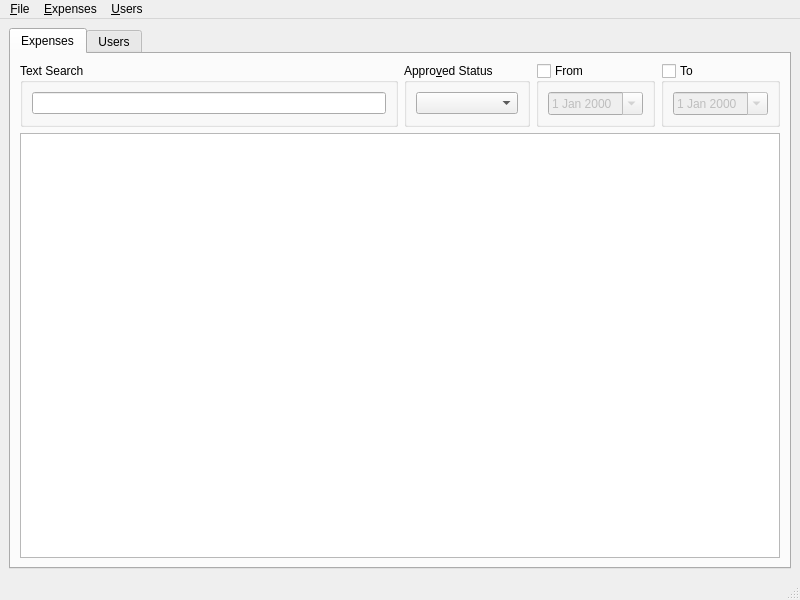
<?xml version="1.0" encoding="UTF-8"?>
<ui version="4.0">
 <class>MainWindow</class>
 <widget class="QMainWindow" name="MainWindow">
  <property name="geometry">
   <rect>
    <x>0</x>
    <y>0</y>
    <width>800</width>
    <height>600</height>
   </rect>
  </property>
  <property name="windowTitle">
   <string>MainWindow</string>
  </property>
  <widget class="QWidget" name="centralwidget">
   <layout class="QVBoxLayout" name="verticalLayout">
    <item>
     <widget class="QTabWidget" name="tabWidget">
      <property name="currentIndex">
       <number>0</number>
      </property>
      <widget class="QWidget" name="tab">
       <attribute name="title">
        <string>Expenses</string>
       </attribute>
       <layout class="QVBoxLayout" name="verticalLayout_7">
        <item>
         <layout class="QHBoxLayout" name="horizontalLayout">
          <item>
           <widget class="QGroupBox" name="groupBox_4">
            <property name="title">
             <string>Text Search</string>
            </property>
            <layout class="QVBoxLayout" name="verticalLayout_6">
             <item>
              <widget class="QLineEdit" name="filter_text"/>
             </item>
            </layout>
           </widget>
          </item>
          <item>
           <widget class="QGroupBox" name="groupBox_3">
            <property name="title">
             <string>Appro&amp;ved Status</string>
            </property>
            <property name="checkable">
             <bool>false</bool>
            </property>
            <layout class="QVBoxLayout" name="verticalLayout_5">
             <item>
              <widget class="QComboBox" name="filter_approved_status"/>
             </item>
            </layout>
           </widget>
          </item>
          <item>
           <widget class="QGroupBox" name="filter_from_box">
            <property name="title">
             <string>From</string>
            </property>
            <property name="checkable">
             <bool>true</bool>
            </property>
            <property name="checked">
             <bool>false</bool>
            </property>
            <layout class="QVBoxLayout" name="verticalLayout_2">
             <item>
              <widget class="QDateEdit" name="filter_from">
               <property name="calendarPopup">
                <bool>true</bool>
               </property>
              </widget>
             </item>
            </layout>
           </widget>
          </item>
          <item>
           <widget class="QGroupBox" name="filter_to_box">
            <property name="title">
             <string>To</string>
            </property>
            <property name="checkable">
             <bool>true</bool>
            </property>
            <property name="checked">
             <bool>false</bool>
            </property>
            <layout class="QVBoxLayout" name="verticalLayout_4">
             <item>
              <widget class="QDateEdit" name="filter_to">
               <property name="calendarPopup">
                <bool>true</bool>
               </property>
              </widget>
             </item>
            </layout>
           </widget>
          </item>
         </layout>
        </item>
        <item>
         <widget class="ExpenseView" name="expense_view"/>
        </item>
       </layout>
      </widget>
      <widget class="QWidget" name="tab_2">
       <attribute name="title">
        <string>Users</string>
       </attribute>
       <layout class="QVBoxLayout" name="verticalLayout_3">
        <item>
         <widget class="QTableView" name="users_view">
          <property name="contextMenuPolicy">
           <enum>Qt::CustomContextMenu</enum>
          </property>
          <property name="selectionMode">
           <enum>QAbstractItemView::ContiguousSelection</enum>
          </property>
          <property name="selectionBehavior">
           <enum>QAbstractItemView::SelectItems</enum>
          </property>
          <property name="showGrid">
           <bool>false</bool>
          </property>
          <property name="gridStyle">
           <enum>Qt::DashDotDotLine</enum>
          </property>
          <attribute name="horizontalHeaderStretchLastSection">
           <bool>true</bool>
          </attribute>
          <attribute name="verticalHeaderVisible">
           <bool>false</bool>
          </attribute>
         </widget>
        </item>
       </layout>
      </widget>
     </widget>
    </item>
   </layout>
  </widget>
  <widget class="QMenuBar" name="menubar">
   <property name="geometry">
    <rect>
     <x>0</x>
     <y>0</y>
     <width>800</width>
     <height>30</height>
    </rect>
   </property>
   <widget class="QMenu" name="menu_File">
    <property name="title">
     <string>&amp;File</string>
    </property>
    <addaction name="action_Quit"/>
    <addaction name="action_Print_Report"/>
   </widget>
   <widget class="QMenu" name="menu_Expenses">
    <property name="title">
     <string>&amp;Expenses</string>
    </property>
    <addaction name="action_create_expense"/>
    <addaction name="action_Delete_Expense"/>
    <addaction name="action_Approve_Expenses"/>
   </widget>
   <widget class="QMenu" name="menu_Users">
    <property name="title">
     <string>&amp;Users</string>
    </property>
    <addaction name="action_create_new_user"/>
    <addaction name="actionUpdate_Model"/>
   </widget>
   <addaction name="menu_File"/>
   <addaction name="menu_Expenses"/>
   <addaction name="menu_Users"/>
  </widget>
  <widget class="QStatusBar" name="statusbar"/>
  <action name="action_Quit">
   <property name="text">
    <string>&amp;Quit</string>
   </property>
  </action>
  <action name="action_create_expense">
   <property name="text">
    <string>&amp;Add Expense...</string>
   </property>
   <property name="shortcut">
    <string>Ctrl+N, Ctrl+E</string>
   </property>
  </action>
  <action name="action_Delete_Expense">
   <property name="enabled">
    <bool>false</bool>
   </property>
   <property name="text">
    <string>&amp;Delete Expense</string>
   </property>
  </action>
  <action name="action_create_new_user">
   <property name="text">
    <string>&amp;Create New User...</string>
   </property>
   <property name="shortcut">
    <string>Ctrl+N, Ctrl+U</string>
   </property>
  </action>
  <action name="actionUpdate_Model">
   <property name="text">
    <string>&amp;Update Model</string>
   </property>
   <property name="shortcut">
    <string>F5</string>
   </property>
  </action>
  <action name="action_Approve_Expenses">
   <property name="enabled">
    <bool>false</bool>
   </property>
   <property name="text">
    <string>Approve &amp;Expenses</string>
   </property>
  </action>
  <action name="action_Print_Report">
   <property name="text">
    <string>&amp;Print Report...</string>
   </property>
   <property name="shortcut">
    <string>Ctrl+P</string>
   </property>
  </action>
 </widget>
 <customwidgets>
  <customwidget>
   <class>ExpenseView</class>
   <extends>QTableView</extends>
   <header>ExpenseView.h</header>
  </customwidget>
 </customwidgets>
 <resources/>
 <connections/>
</ui>
